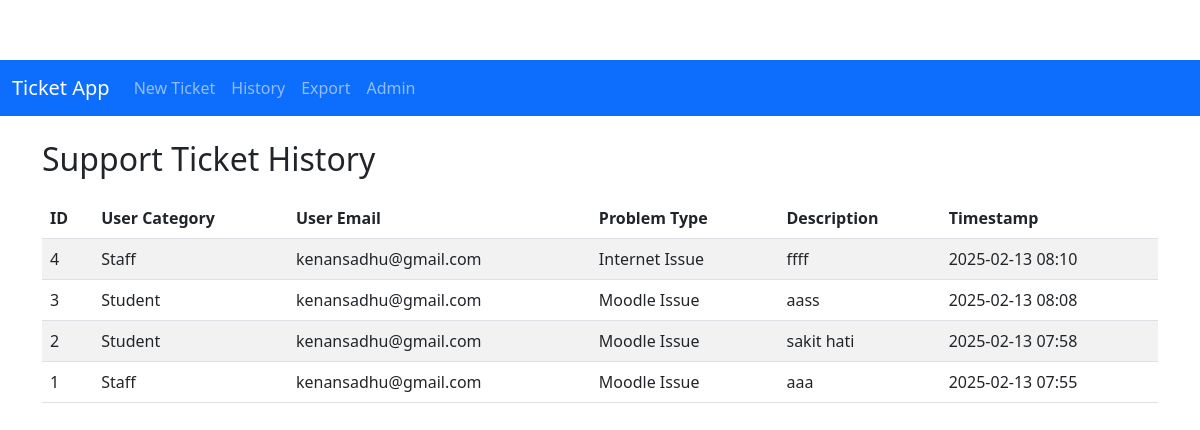
The app's page /history with its own data.
### models.py (models this page shows)
class Ticket(db.Model):
    id = db.Column(db.Integer, primary_key=True)
    user_category = db.Column(db.String(100))
    user_email = db.Column(db.String(120))
    problem_type = db.Column(db.String(100))
    description = db.Column(db.Text)
    timestamp = db.Column(db.DateTime)

### app.py (the view)
@app.route('/history', methods=['GET'])
def history():
    tickets = Ticket.query.order_by(Ticket.timestamp.desc()).all()
    return render_template('history.html', tickets=tickets)

### templates/history.html
{% extends "base.html" %}
{% block content %}
<h2>Support Ticket History</h2>
<table class="table table-striped">
  <thead>
    <tr>
      <th>ID</th>
      <th>User Category</th>
      <th>User Email</th>
      <th>Problem Type</th>
      <th>Description</th>
      <th>Timestamp</th>
    </tr>
  </thead>
  <tbody>
    {% for ticket in tickets %}
    <tr>
      <td>{{ ticket.id }}</td>
      <td>{{ ticket.user_category }}</td>
      <td>{{ ticket.user_email }}</td>
      <td>{{ ticket.problem_type }}</td>
      <td>{{ ticket.description }}</td>
      <td>{{ ticket.timestamp.strftime('%Y-%m-%d %H:%M') }}</td>
    </tr>
    {% endfor %}
  </tbody>
</table>
{% endblock %}

### templates/base.html (shortened to what this page needs)
<!doctype html>
<html lang="en">
  <head>
    <link href="https://cdn.jsdelivr.net/npm/bootstrap@5.3.0/dist/css/bootstrap.min.css" rel="stylesheet">
    <link rel="stylesheet" href="{{ url_for('static', filename='css/styles.css') }}">
  </head>
  <body>
    <nav class="navbar navbar-expand-lg navbar-dark bg-primary">
      <div class="container-fluid">
        <a class="navbar-brand" href="{{ url_for('new_ticket') }}">Ticket App</a>
        <div class="collapse navbar-collapse">
          <ul class="navbar-nav me-auto mb-2 mb-lg-0">
            <li class="nav-item">
              <a class="nav-link" href="{{ url_for('new_ticket') }}">New Ticket</a>
            </li>
            <li class="nav-item">
              <a class="nav-link" href="{{ url_for('history') }}">History</a>
            </li>
            <li class="nav-item">
              <a class="nav-link" href="{{ url_for('export') }}">Export</a>
            </li>
            <li class="nav-item">
              <a class="nav-link" href="{{ url_for('admin') }}">Admin</a>
            </li>
          </ul>
        </div>
      </div>
    </nav>
    <div class="container mt-4">
      {% block content %}{% endblock %}
    </div>
  </body>
</html>

### static/css/styles.css (style rules this page uses)
body { padding-top: 60px; }
h2 { margin-bottom: 20px; }

### records on screen
Ticket: id "4", user_category "Staff", user_email "kenansadhu@gmail.com", problem_type "Internet Issue", description "ffff", timestamp "2025-02-13 08:10"
Ticket: id "3", user_category "Student", user_email "kenansadhu@gmail.com", problem_type "Moodle Issue", description "aass", timestamp "2025-02-13 08:08"
Ticket: id "2", user_category "Student", user_email "kenansadhu@gmail.com", problem_type "Moodle Issue", description "sakit hati", timestamp "2025-02-13 07:58"
Ticket: id "1", user_category "Staff", user_email "kenansadhu@gmail.com", problem_type "Moodle Issue", description "aaa", timestamp "2025-02-13 07:55"
